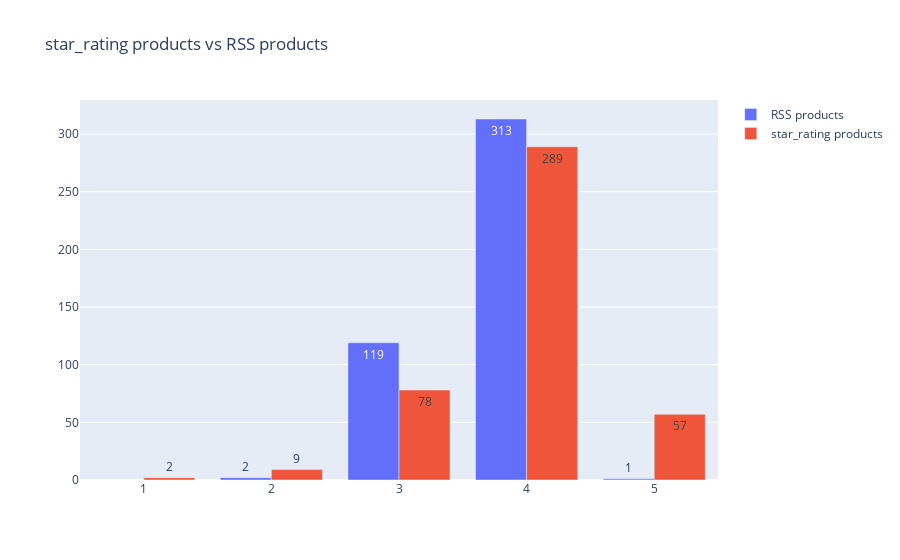

Here is the notebook cell this chart was saved with:
### Code cell
rss_products = scores_df['RSS'].round().value_counts()
star_products = scores_df['star_rating'].round().value_counts()

fig = go.Figure()
fig.add_trace(go.Bar(x=rss_products.index, y=rss_products.values,
                #base=[-500,-600,-700],
                #marker_color='green',
                text=rss_products.values,
                name='RSS products',
                #texttemplate='%{text:.2f}',
                textposition='auto',
                ))

fig.add_trace(go.Bar(x=star_products.index, y=star_products.values,
                #base=[-500,-600,-700],
                #marker_color='green',
                text=star_products.values,
                name='star_rating products',
                #texttemplate='%{text:.2f}',
                textposition='auto',
                ))

fig.update_layout(
    title = 'star_rating products vs RSS products'
)
fig.show()

### Figure 1 — Plotly figure (JSON) as saved in the notebook; plotly's stock layout.template omitted (floating-point values rounded to 4 significant figures)
{"data": [{"name": "RSS products", "text": [313, 119, 2, 1], "textposition": "auto", "type": "bar", "x": [4, 3, 2, 5], "y": [313, 119, 2, 1]}, {"name": "star_rating products", "text": [289, 78, 57, 9, 2], "textposition": "auto", "type": "bar", "x": [4, 3, 5, 2, 1], "y": [289, 78, 57, 9, 2]}], "layout": {"autosize": true, "title": {"text": "star_rating products vs RSS products"}, "xaxis": {"autorange": true, "range": [0.5, 5.5], "type": "linear"}, "yaxis": {"autorange": true, "range": [0, 329.5], "type": "linear"}}}
